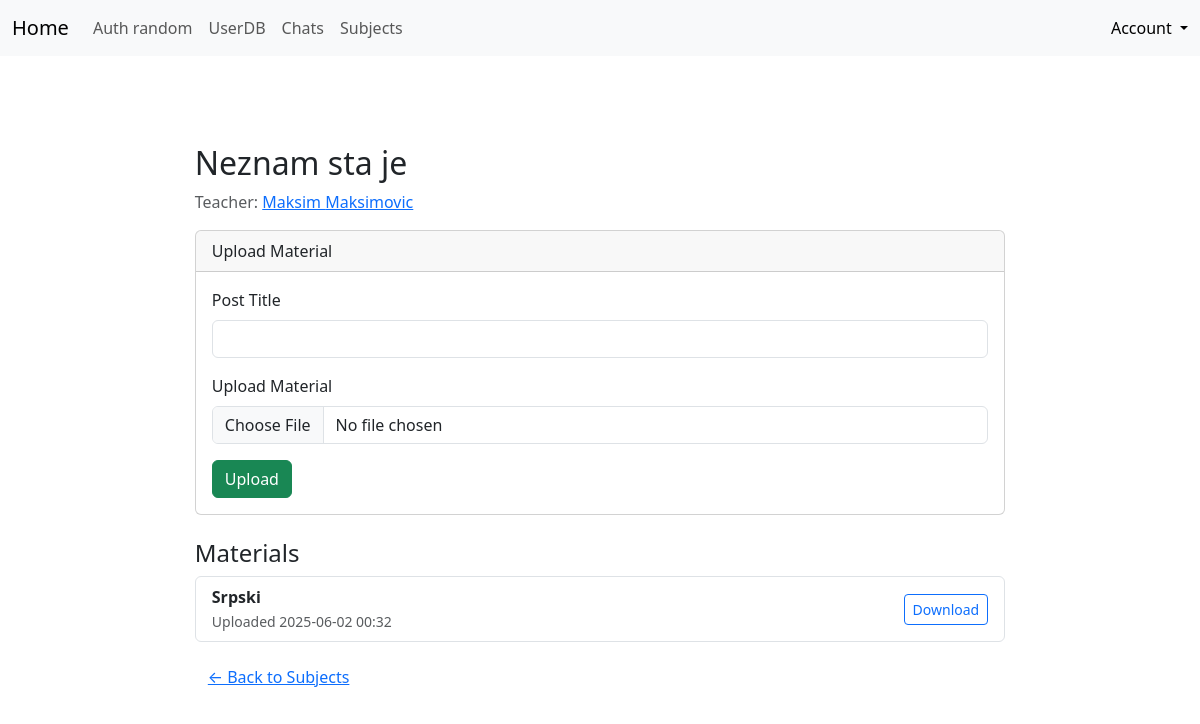
Screenshot of /subjects/3 (signed in) with the database file from the repository.
### app/models.py (models this page shows, shortened)
class Subject(db.Model):
    __tablename__ = 'subjects'
    id = db.Column(db.Integer, primary_key=True)
    name = db.Column(db.String(100), nullable=False)
    code = db.Column(db.String(10), unique=True, nullable=False)
    teacher_id = db.Column(db.Integer, db.ForeignKey('users.id'))
    teacher = db.relationship('User', backref='taught_subjects', foreign_keys=[teacher_id])
    students = db.relationship('User', secondary=subject_students, backref='subjects')
    posts = db.relationship('SubjectPost', backref='subject', lazy='dynamic')

class User(db.Model, UserMixin):
    __tablename__ = 'users'
    id = db.Column(db.Integer, primary_key=True)
    username = db.Column(db.String(80), unique=True, nullable=False)
    first_name = db.Column(db.String(80), nullable=False)
    last_name = db.Column(db.String(80), nullable=False)
    email = db.Column(db.String(120), unique=True, nullable=False)
    about_me = db.Column(db.Text())
    password_hash = db.Column(db.String(128))
    role_id = db.Column(db.Integer, db.ForeignKey('roles.id'))
    last_seen = db.Column(db.DateTime(), default=datetime.now)
    @property
    def password(self):
        raise AttributeError('password is not a readable attribute')
    def ping(self):
        self.last_seen = datetime.now()
        db.session.add(self)
        db.session.commit()

class SubjectPost(db.Model):
    __tablename__ = 'subject_posts'
    id = db.Column(db.Integer, primary_key=True)
    title = db.Column(db.String(100))
    filename = db.Column(db.String(200))
    subject_id = db.Column(db.Integer, db.ForeignKey('subjects.id'))
    uploaded_at = db.Column(db.DateTime, default=datetime.now)

### app/subjects/views.py (the view, shortened to what this page needs)
@subj.route('/<int:subject_id>', methods=['GET', 'POST'])
@login_required
def subject_detail(subject_id):
    subject = Subject.query.get_or_404(subject_id)
    if current_user != subject.teacher and current_user not in subject.students:
        flash('Access denied.', 'danger')
        return redirect(url_for('subj.subject_list'))
    form = PostMaterialForm()
    posts = subject.posts.order_by(SubjectPost.uploaded_at.desc()).all()
    return render_template('subj/subject_detail.html', subject=subject, posts=posts, form=form)

### app/subjects/forms.py
class PostMaterialForm(FlaskForm):
    title = StringField('Post Title', validators=[DataRequired()])
    file = FileField('Upload Material', validators=[DataRequired()])
    submit = SubmitField('Post')

### app/auth/views.py (called while the page is built)
@auth.before_app_request
def before_request():
    if current_user.is_authenticated:
        current_user.ping()

### app/models.py (called while the page is built)
@login_manager.user_loader
def load_user(user_id):
    return db.session.get(User, user_id)

### app/templates/subj/subject_detail.html (shortened to what this page needs)
{% extends "base.html" %}
{% block page_content %}
<div class="container mt-4">
  <h2>{{ subject.name }}</h2>
  <p class="text-muted">
  Teacher: <a href="{{ url_for('main.userdb_user', username=subject.teacher.username) }}">
    {{ subject.teacher.first_name }} {{ subject.teacher.last_name }}
  </a>
</p>
  {% if current_user.id == subject.teacher_id %}
    <div class="card mb-4">
      <div class="card-header">Upload Material</div>
      <div class="card-body">
        <form method="POST" enctype="multipart/form-data">
          <div class="mb-3">
            {{ form.title.label(class_="form-label") }}
            {{ form.title(class_="form-control") }}
          </div>
          <div class="mb-3">
            {{ form.file.label(class_="form-label") }}
            {{ form.file(class_="form-control") }}
          </div>
          <button type="submit" class="btn btn-success">Upload</button>
        </form>
      </div>
    </div>
  {% endif %}
  <h4>Materials</h4>
  {% if posts %}
    <ul class="list-group">
      {% for post in posts %}
        <li class="list-group-item d-flex justify-content-between align-items-center">
          <div>
            <strong>{{ post.title }}</strong><br>
            <small class="text-muted">Uploaded {{ post.uploaded_at.strftime('%Y-%m-%d %H:%M') }}</small>
          </div>
          <a href="{{ url_for('static', filename='uploads/' + post.filename) }}" class="btn btn-sm btn-outline-primary" download>
            Download
          </a>
        </li>
      {% endfor %}
    </ul>
  {% else %}
    <p>No materials uploaded yet.</p>
  {% endif %}
  <a href="{{ url_for('subj.subject_list') }}" class="btn btn-link mt-3">← Back to Subjects</a>
</div>
{% endblock %}

### rows the page displays
Subject: name "Neznam sta je"
User: teacher.first_name "Maksim", teacher.last_name "Maksimovic"
SubjectPost: title "Srpski", uploaded_at "2025-06-02 00:32"
